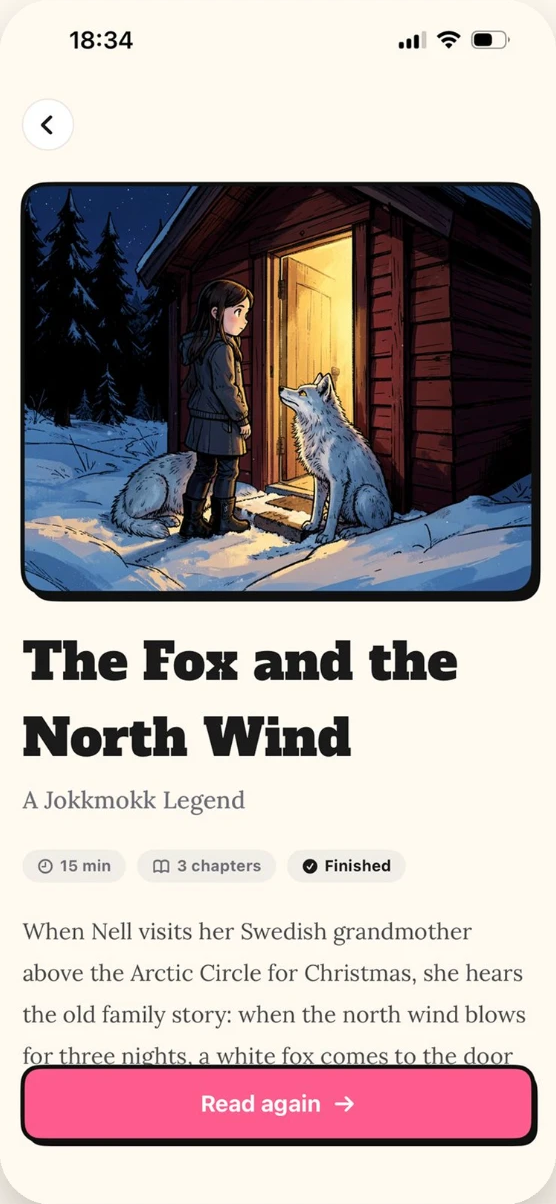
#> input picture AppStore/carousel/img/detail.png, 556 x 1204 px
$ python unletterbox.py ../../AppStore/carousel/img/detail.png
#> lines starting #> are read from the running program, lines starting #| are printed output that depends on the picture
#!/usr/bin/env python3
"""Tira as tarjas pretas (letterbox) que o gerador de imagem às vezes põe.

O modelo devolve 16:9, mas às vezes com uma faixa preta em cima e/ou embaixo:
a imagem "de cinema" dentro do quadro. Numa folha de referência isso ensina o
keyframe a sair com tarja; num keyframe, a tarja vira parte do vídeo.

Aqui as linhas pretas das bordas saem (com 3 px de folga pro degradê da borda),
e o que sobra é recortado no centro de volta pra proporção original e
redimensionado pro tamanho original. O arquivo original fica ao lado como
<nome>.orig.png; rodar de novo parte dele. Imagem sem tarja não é tocada.

    python3 scripts/shorts/unletterbox.py shorts/<slug>/build/refs/*.png
    python3 scripts/shorts/unletterbox.py shorts/<slug>/build/keyframes/*.png
"""

import sys
from pathlib import Path

import numpy as np
from PIL import Image

DARK = 14          # média de luminância abaixo disso = linha de tarja
MIN_BAR = 6        # tarja mais fina que isso é só sombra de borda
MARGIN = 3


def bars(lum):
    """Quantas linhas pretas no topo e na base."""
    dark = (lum.mean(axis=1) < DARK) & (lum.std(axis=1) < 6)
    top = int(np.argmin(dark)) if not dark.all() else len(dark)
    bottom = int(np.argmin(dark[::-1])) if not dark.all() else len(dark)
    return (top if top >= MIN_BAR else 0), (bottom if bottom >= MIN_BAR else 0)


def fix(path: Path) -> str:
    if path.name.endswith(".orig.png"):
        return "original, ignorado"
    orig = path.with_name(path.stem + ".orig.png")
    src = orig if orig.exists() else path
    im = Image.open(src).convert("RGB")
#> im is the input picture: PIL image 556x1204 RGB; mean R, G, B 180.7, 168.7, 167.5
    w, h = im.size
#> w = 556; h = 1204
    lum = np.asarray(im.convert("L")).astype(np.float32)
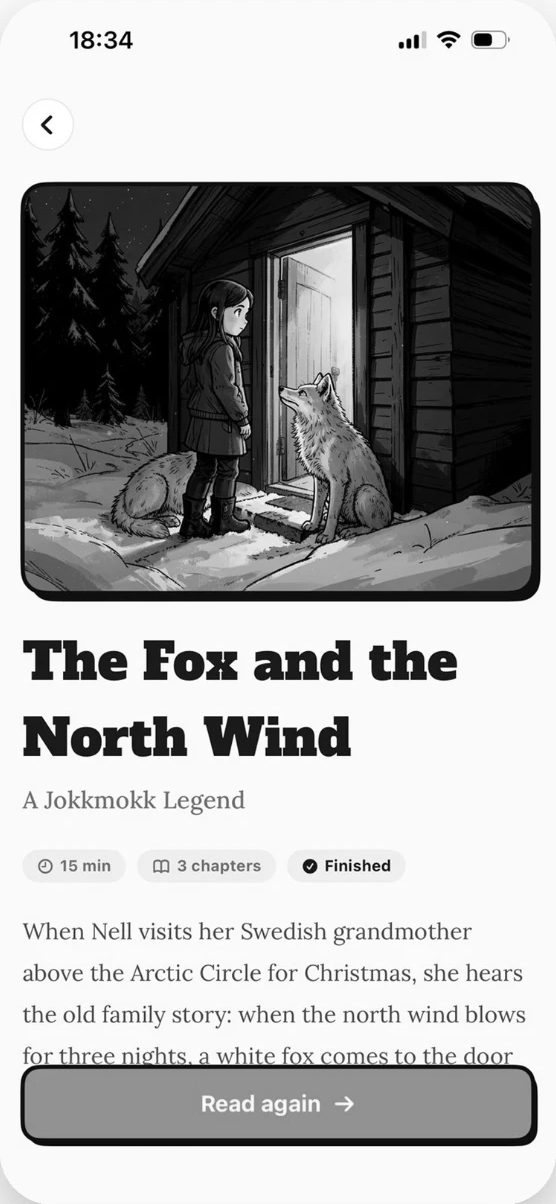
#> lum: shape (1204, 556) float32; min 0, max 255, mean 172
    top, bottom = bars(lum)
#> in bars, `top = int(np.argmin(dark)) if not dark.all() else len(dark)`: top = 0
#> top = 0; bottom = 0
    if not top and not bottom:
        return "sem tarja"
    y0 = top + MARGIN if top else 0
    y1 = h - (bottom + MARGIN if bottom else 0)
    keep_h = y1 - y0
    keep_w = round(keep_h * w / h)                      # mesma proporção do quadro
    x0 = (w - keep_w) // 2
    out = im.crop((x0, y0, x0 + keep_w, y1)).resize((w, h), Image.LANCZOS)
    if not orig.exists():
        path.replace(orig)
    out.save(path)
    return f"tarja {top}px em cima, {bottom}px embaixo → recortado {keep_w}x{keep_h}"


if __name__ == "__main__":
    for arg in sys.argv[1:]:
        p = Path(arg)
        print(f"  {p.parent.name}/{p.name}: {fix(p)}")

$ run again, on AppStore/carousel/img/library.png
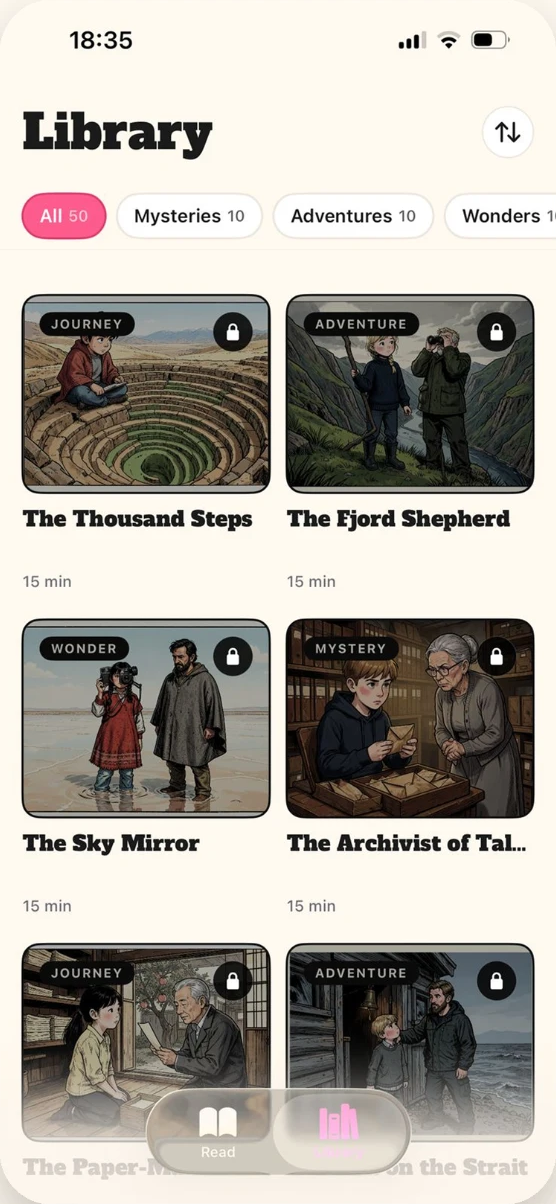
#> input picture AppStore/carousel/img/library.png, 556 x 1204 px
#> in fix, im is the input picture: PIL image 556x1204 RGB; mean R, G, B 173.5, 168.3, 160.4
#> in fix, `lum = np.asarray(im.convert("L")).astype(np.float32)`:
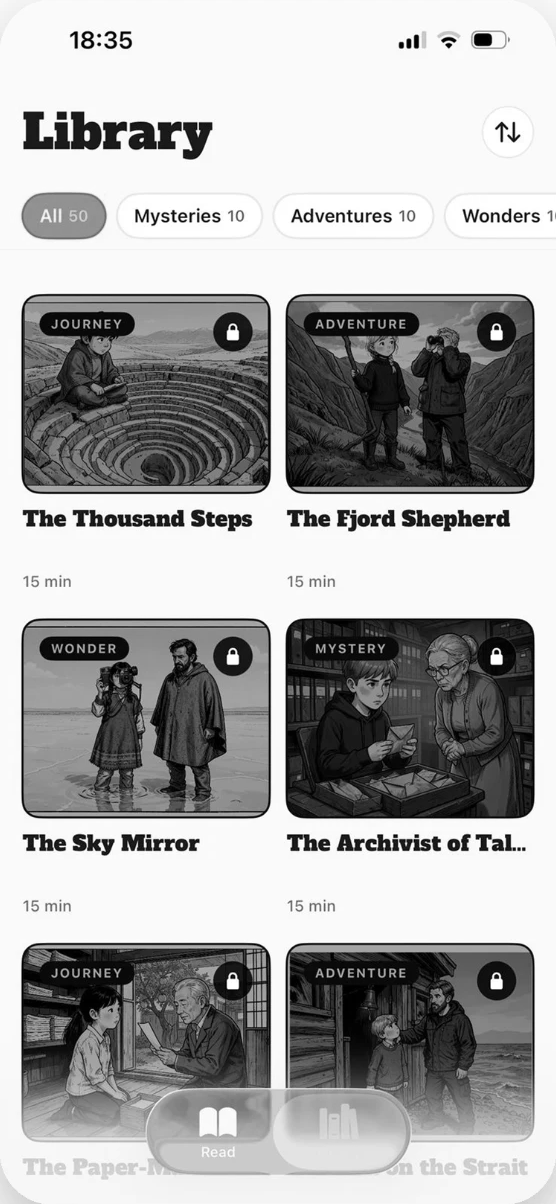
#> lum: shape (1204, 556) float32; min 0, max 255, mean 168.8
#> in bars, `top = int(np.argmin(dark)) if not dark.all() else len(dark)`: top = 0

$ run again, on AppStore/carousel/img/paywall.png
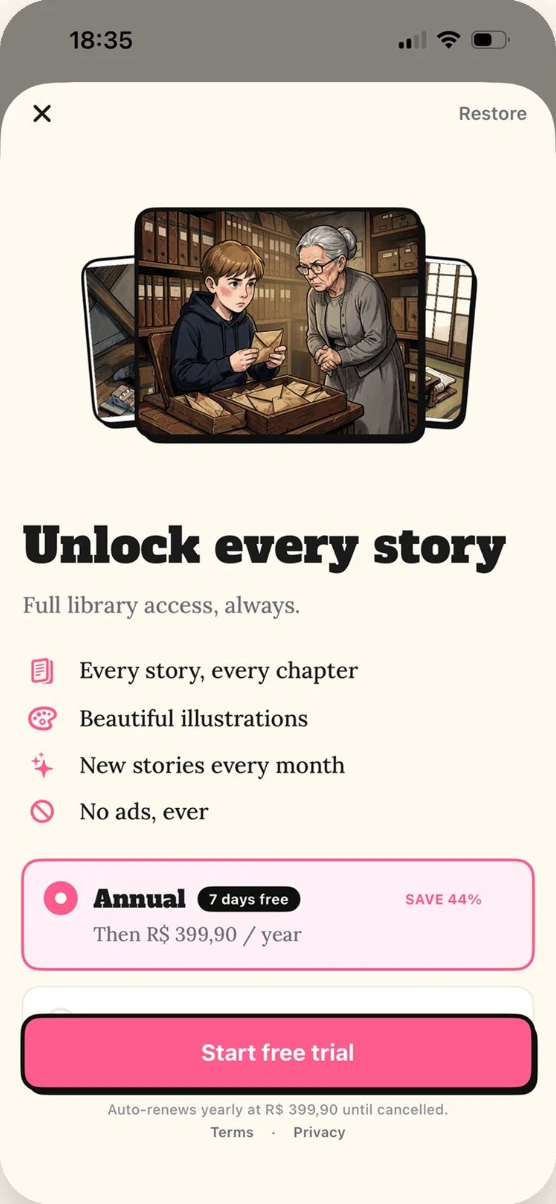
#> input picture AppStore/carousel/img/paywall.png, 556 x 1204 px
#> in fix, im is the input picture: PIL image 556x1204 RGB; mean R, G, B 215.7, 200.2, 195.7
#> in fix, `lum = np.asarray(im.convert("L")).astype(np.float32)`:
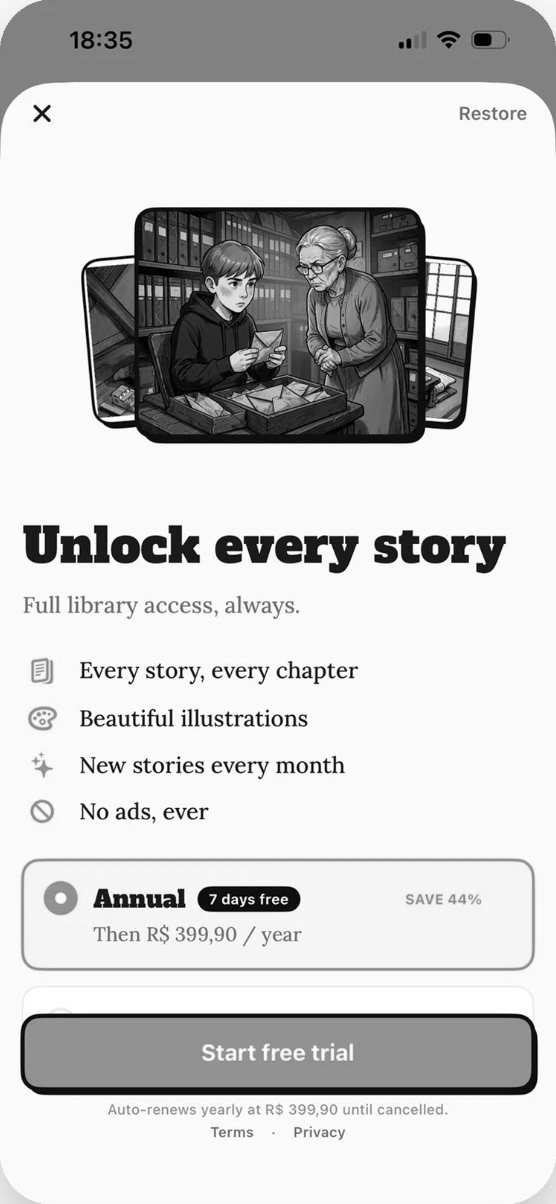
#> lum: shape (1204, 556) float32; min 0, max 255, mean 204.1
#> in bars, `top = int(np.argmin(dark)) if not dark.all() else len(dark)`: top = 0
